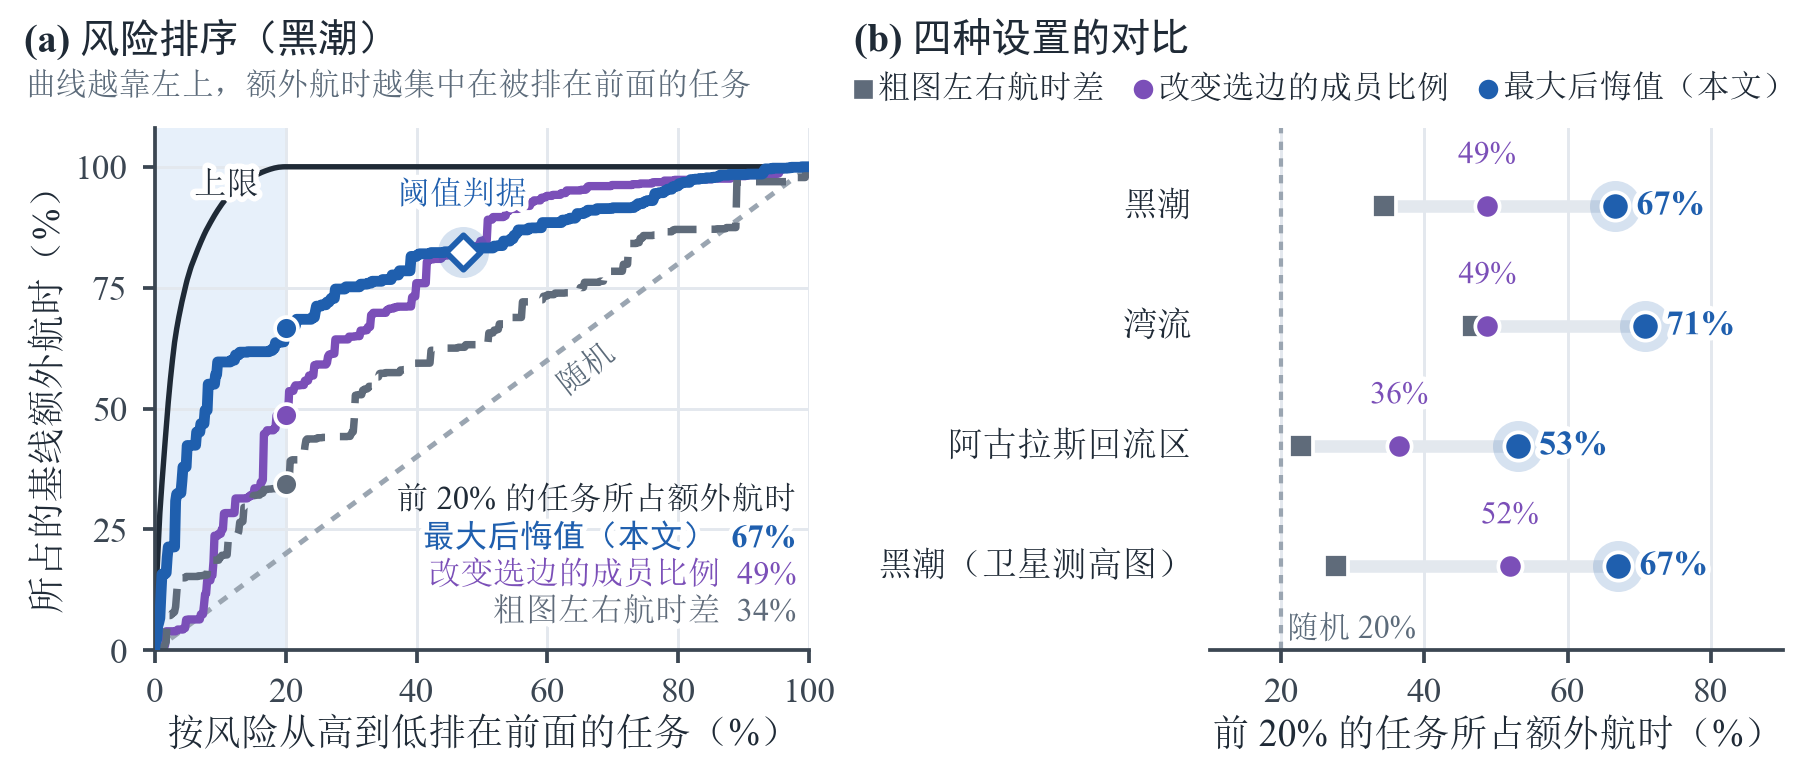

The script that saved this image:
"""Fig. 5: the maximum regret finds where the extra time is.
(a) Kuroshio test missions ranked by a risk score, riskiest first: share of the baseline's total extra time
    held by the top fraction; ideal order (by the real extra time), maximum regret (this paper), the share of
    32 ensemble members that change the side, the closeness of the two sides on the map, random order;
    the dot marks the missions the threshold rule flags.
(b) share of the extra time held by the riskiest 20% under each score, in the four settings."""
import json
import sys

import numpy as np
import matplotlib.pyplot as plt

import rstyle as st

sys.path.insert(0, str(st.ROOT / "experiments"))
from route_summary import load, side, worst_regret, ens_l2  # noqa: E402

SETTINGS = [("main", "黑潮"), ("gulf", "湾流"), ("agulhas", "阿古拉斯回流区"), ("altimetry", "黑潮（卫星测高图）")]


def gains(score, loss):
    o = np.argsort(-np.asarray(score, float), kind="stable")
    c = np.cumsum(np.asarray(loss, float)[o])
    return np.r_[0, np.arange(1, len(o) + 1) / len(o)], np.r_[0, c / c[-1]]


def scores(tag):
    T = load(tag, "test")
    P = json.load(open(st.ROOT / "results" / f"route_summary_{tag}.json", encoding="utf-8"))["params"]
    loss = np.array([r["JT"][side(r["dJ_map_L2"])] - min(r["JT"].values()) for r in T])
    S = {"ideal": loss,
         "regret": np.array([worst_regret(r, side(r["dJ_map_L2"]), P["r"]) for r in T]),
         "flip": np.array([float(np.mean(np.sign(ens_l2(r)) != np.sign(r["dJ_map_L2"]))) for r in T]),
         "margin": np.array([-abs(r["dJ_map_L2"]) for r in T])}
    return S, loss, P


def top(score, loss, f=0.2):
    x, y = gains(score, loss)
    return 100 * float(np.interp(f, x, y))


def main():
    st.setup()
    fig = plt.figure(figsize=(st.TEXTW, 66 * st.MM))
    axa = fig.add_axes([0.085, 0.165, 0.36, 0.67])
    axb = fig.add_axes([0.665, 0.165, 0.315, 0.67])
    S, loss, P = scores("main")
    style = [("ideal", "按真实额外航时（上限）", st.INK, 1.3, (0, (1, 0))),
             ("regret", "最大后悔值（本文）", st.OURS, 2.6, "-"),
             ("flip", "改变选边的成员比例", st.ENS, 2.0, "-"),
             ("margin", "粗图左右航时差", st.MAP, 1.8, (0, (4, 2)))]
    axa.plot([0, 100], [0, 100], color=st.FAINT, lw=1.2, ls=(0, (2, 2)))
    axa.axvspan(0, 20, color=st.COOL_BG, lw=0, zorder=0)
    for key, name, col, lw, ls in style:
        x, y = gains(S[key], loss)
        axa.plot(100 * x, 100 * y, color=col, lw=lw, ls=ls, zorder=3 if key == "regret" else 2)
    # values at 20%
    lab_y = {"ideal": 103, "regret": None, "flip": None, "margin": None}
    vals = {k: top(S[k], loss) for k in S}
    for key, name, col, lw, ls in style[1:]:
        axa.scatter([20], [vals[key]], s=30, color=col, edgecolor="white", lw=0.9, zorder=4)
    rows = [("regret", f"最大后悔值（本文）  {vals['regret']:.0f}%", st.OURS, "bold"),
            ("flip", f"改变选边的成员比例  {vals['flip']:.0f}%", st.ENS, None),
            ("margin", f"粗图左右航时差  {vals['margin']:.0f}%", st.MAP, None)]
    axa.text(98, 31.0, "前 20% 的任务所占额外航时", ha="right", va="center", fontsize=7.8, color=st.INK)
    for j, (key, text, col, wt) in enumerate(rows):
        st.note(axa, 98, 23.0 - 7.6 * j, text, col=col, size=7.8, weight=wt, ha="right", va="center")
    st.note(axa, 6.0, 96.0, "上限", col=st.INK, size=7.8, ha="left")
    st.note(axa, 66.0, 58.0, "随机", col=st.MUTED, size=7.6, ha="center", rotation=38)
    # the threshold rule on the regret curve
    flag = S["regret"] > P["tau_robust"]
    fx, fy = 100 * flag.mean(), 100 * loss[flag].sum() / loss.sum()
    axa.scatter([fx], [fy], s=150, color=st.OURS, alpha=0.18, lw=0, zorder=4)
    axa.scatter([fx], [fy], s=34, marker="D", color="white", edgecolor=st.OURS, lw=1.4, zorder=5)
    st.note(axa, fx, fy + 8.5, "阈值判据", col=st.OURS, size=7.8, ha="center", va="bottom")
    print("threshold flags", round(fx, 1), "% holding", round(fy, 1), "%")
    axa.set_xlim(0, 100)
    axa.set_ylim(0, 108)
    axa.set_xticks([0, 20, 40, 60, 80, 100])
    axa.set_yticks([0, 25, 50, 75, 100])
    axa.set_xlabel("按风险从高到低排在前面的任务（%）", labelpad=2)
    axa.set_ylabel("所占的基线额外航时（%）", labelpad=2)
    st.panel_title(axa, "(a) 风险排序（黑潮）", x=-0.20, y=1.13)
    axa.text(-0.20, 1.05, "曲线越靠左上，额外航时越集中在被排在前面的任务", transform=axa.transAxes, fontsize=7.6, color=st.MUTED, ha="left", va="bottom")
    # (b) top-20% share in four settings
    marks = [("margin", st.MAP, "s", "粗图左右航时差"), ("flip", st.ENS, "o", "改变选边的成员比例"),
             ("regret", st.OURS, "o", "最大后悔值（本文）")]
    for i, (tag, name) in enumerate(SETTINGS):
        y = len(SETTINGS) - 1 - i
        Sx, lx, _ = scores(tag) if tag != "main" else (S, loss, P)
        v = {k: top(Sx[k], lx) for k in ("margin", "flip", "regret")}
        lo, hi = min(v.values()), max(v.values())
        axb.plot([lo, hi], [y, y], color=st.GRID, lw=3.0, solid_capstyle="round", zorder=1)
        for key, col, mk, _ in marks:
            if key == "regret":
                axb.scatter([v[key]], [y], s=150, color=col, alpha=0.18, lw=0, zorder=2)
            axb.scatter([v[key]], [y], s=46 if key == "regret" else 34, marker=mk, color=col, edgecolor="white",
                        lw=0.9, zorder=3)
        st.note(axb, v["regret"] + 3.0, y, f"{v['regret']:.0f}%", col=st.OURS, size=8.2, weight="bold", ha="left")
        st.note(axb, v["flip"], y + 0.30, f"{v['flip']:.0f}%", col=st.ENS, size=7.6, ha="center", va="bottom")
        axb.text(-0.03, y, name, transform=axb.get_yaxis_transform(), ha="right", va="center", fontsize=8.4)
    axb.axvline(20, color=st.FAINT, lw=1.0, ls=(0, (2, 2)))
    axb.text(20.8, -0.52, "随机 20%", color=st.MUTED, fontsize=7.6, ha="left", va="center")
    axb.set_xlim(10, 90)
    axb.set_ylim(-0.7, len(SETTINGS) - 0.35)
    axb.set_yticks([])
    axb.set_xticks([20, 40, 60, 80])
    axb.set_xlabel("前 20% 的任务所占额外航时（%）", labelpad=2)
    axb.grid(axis="y", visible=False)
    axb.spines["left"].set_visible(False)
    lx, ly = -0.62, 1.075
    for key, col, mk, label in marks:
        axb.scatter([lx + 0.015], [ly], s=30, marker=mk, color=col, edgecolor="white", lw=0.8,
                    transform=axb.transAxes, clip_on=False)
        t = axb.text(lx + 0.04, ly, label, transform=axb.transAxes, va="center", ha="left", fontsize=7.8)
        fig.canvas.draw()
        lx = t.get_window_extent().transformed(axb.transAxes.inverted()).x1 + 0.05
    st.panel_title(axb, "(b) 四种设置的对比", x=-0.62, y=1.13)
    st.save(fig, "route5_rank")


if __name__ == "__main__":
    main()
